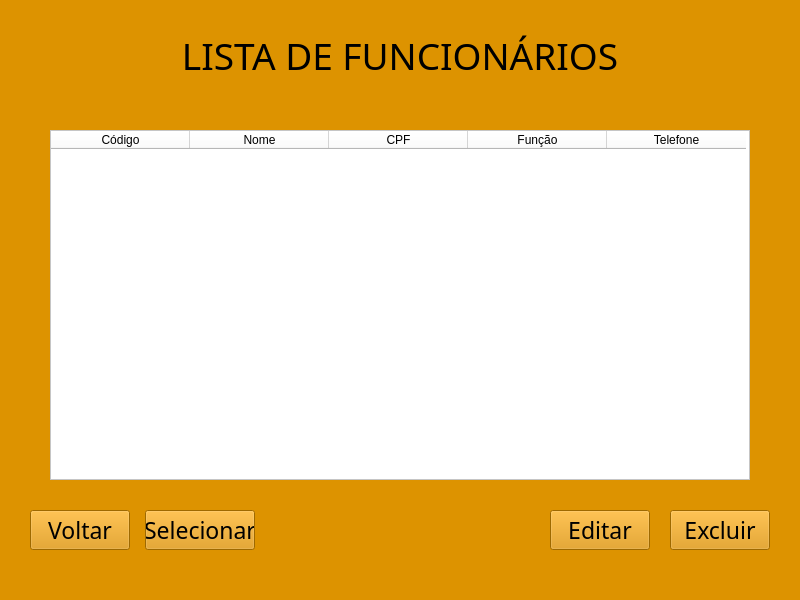
<?xml version="1.0" encoding="UTF-8"?>
<ui version="4.0">
 <class>MainWindow</class>
 <widget class="QMainWindow" name="MainWindow">
  <property name="geometry">
   <rect>
    <x>0</x>
    <y>0</y>
    <width>800</width>
    <height>600</height>
   </rect>
  </property>
  <property name="minimumSize">
   <size>
    <width>800</width>
    <height>600</height>
   </size>
  </property>
  <property name="windowTitle">
   <string>MainWindow</string>
  </property>
  <property name="styleSheet">
   <string notr="true">background-color: rgb(221, 147, 0);</string>
  </property>
  <widget class="QWidget" name="centralwidget">
   <widget class="QTableWidget" name="tableWidget">
    <property name="geometry">
     <rect>
      <x>50</x>
      <y>130</y>
      <width>700</width>
      <height>350</height>
     </rect>
    </property>
    <property name="styleSheet">
     <string notr="true">background-color: rgb(255, 255, 255);</string>
    </property>
    <attribute name="horizontalHeaderDefaultSectionSize">
     <number>139</number>
    </attribute>
    <column>
     <property name="text">
      <string>Código</string>
     </property>
    </column>
    <column>
     <property name="text">
      <string>Nome</string>
     </property>
    </column>
    <column>
     <property name="text">
      <string>CPF</string>
     </property>
    </column>
    <column>
     <property name="text">
      <string>Função</string>
     </property>
    </column>
    <column>
     <property name="text">
      <string>Telefone</string>
     </property>
    </column>
   </widget>
   <widget class="QPushButton" name="botaoVoltar">
    <property name="geometry">
     <rect>
      <x>30</x>
      <y>510</y>
      <width>100</width>
      <height>40</height>
     </rect>
    </property>
    <property name="font">
     <font>
      <family>Bodoni MT</family>
      <pointsize>17</pointsize>
     </font>
    </property>
    <property name="cursor">
     <cursorShape>PointingHandCursor</cursorShape>
    </property>
    <property name="styleSheet">
     <string notr="true">background-color: rgb(227, 131, 0);
color: rgb(53, 41,5);
pushButton{
border-styler: inset;
border-width: medium; 
#border-color: rgb(53, 41, 5);
box-shadow: black 60px -16px;
border-radius: 50px;
}
</string>
    </property>
    <property name="text">
     <string>Voltar</string>
    </property>
   </widget>
   <widget class="QPushButton" name="botaoExcluir">
    <property name="geometry">
     <rect>
      <x>670</x>
      <y>510</y>
      <width>100</width>
      <height>40</height>
     </rect>
    </property>
    <property name="font">
     <font>
      <family>Bodoni MT</family>
      <pointsize>17</pointsize>
     </font>
    </property>
    <property name="cursor">
     <cursorShape>PointingHandCursor</cursorShape>
    </property>
    <property name="styleSheet">
     <string notr="true">background-color: rgb(227, 131, 0);
color: rgb(53, 41,5);
pushButton{
border-styler: inset;
border-width: medium; 
#border-color: rgb(53, 41, 5);
box-shadow: black 60px -16px;
border-radius: 50px;
}
</string>
    </property>
    <property name="text">
     <string>Excluir</string>
    </property>
   </widget>
   <widget class="QPushButton" name="botaoEditar">
    <property name="geometry">
     <rect>
      <x>550</x>
      <y>510</y>
      <width>100</width>
      <height>40</height>
     </rect>
    </property>
    <property name="font">
     <font>
      <family>Bodoni MT</family>
      <pointsize>17</pointsize>
     </font>
    </property>
    <property name="cursor">
     <cursorShape>PointingHandCursor</cursorShape>
    </property>
    <property name="styleSheet">
     <string notr="true">background-color: rgb(227, 131, 0);
color: rgb(53, 41,5);
pushButton{
border-styler: inset;
border-width: medium; 
#border-color: rgb(53, 41, 5);
box-shadow: black 60px -16px;
border-radius: 50px;
}
</string>
    </property>
    <property name="text">
     <string>Editar</string>
    </property>
   </widget>
   <widget class="QLabel" name="label">
    <property name="geometry">
     <rect>
      <x>150</x>
      <y>20</y>
      <width>500</width>
      <height>70</height>
     </rect>
    </property>
    <property name="font">
     <font>
      <family>Algerian</family>
      <pointsize>28</pointsize>
     </font>
    </property>
    <property name="text">
     <string>LISTA DE FUNCIONÁRIOS</string>
    </property>
    <property name="alignment">
     <set>Qt::AlignCenter</set>
    </property>
   </widget>
   <widget class="QLabel" name="label_8">
    <property name="geometry">
     <rect>
      <x>700</x>
      <y>20</y>
      <width>80</width>
      <height>70</height>
     </rect>
    </property>
    <property name="text">
     <string/>
    </property>
    <property name="pixmap">
     <pixmap>burguer2.png</pixmap>
    </property>
    <property name="scaledContents">
     <bool>true</bool>
    </property>
   </widget>
   <widget class="QLabel" name="label_9">
    <property name="geometry">
     <rect>
      <x>30</x>
      <y>20</y>
      <width>80</width>
      <height>70</height>
     </rect>
    </property>
    <property name="text">
     <string/>
    </property>
    <property name="pixmap">
     <pixmap>burguer2.png</pixmap>
    </property>
    <property name="scaledContents">
     <bool>true</bool>
    </property>
   </widget>
   <widget class="QPushButton" name="botaoSelecionar">
    <property name="geometry">
     <rect>
      <x>145</x>
      <y>510</y>
      <width>110</width>
      <height>40</height>
     </rect>
    </property>
    <property name="font">
     <font>
      <family>Bodoni MT</family>
      <pointsize>17</pointsize>
     </font>
    </property>
    <property name="styleSheet">
     <string notr="true">background-color: rgb(227, 131, 0);
color: rgb(53, 41,5);
pushButton{
border-styler: inset;
border-width: medium;	
#border-color: rgb(53, 41, 5);
box-shadow: black 60px -16px;
border-radius: 50px;
}</string>
    </property>
    <property name="text">
     <string>Selecionar</string>
    </property>
   </widget>
  </widget>
  <widget class="QMenuBar" name="menubar">
   <property name="geometry">
    <rect>
     <x>0</x>
     <y>0</y>
     <width>800</width>
     <height>21</height>
    </rect>
   </property>
  </widget>
  <widget class="QStatusBar" name="statusbar"/>
 </widget>
 <tabstops>
  <tabstop>tableWidget</tabstop>
  <tabstop>botaoVoltar</tabstop>
  <tabstop>botaoEditar</tabstop>
  <tabstop>botaoExcluir</tabstop>
 </tabstops>
 <resources/>
 <connections/>
</ui>
